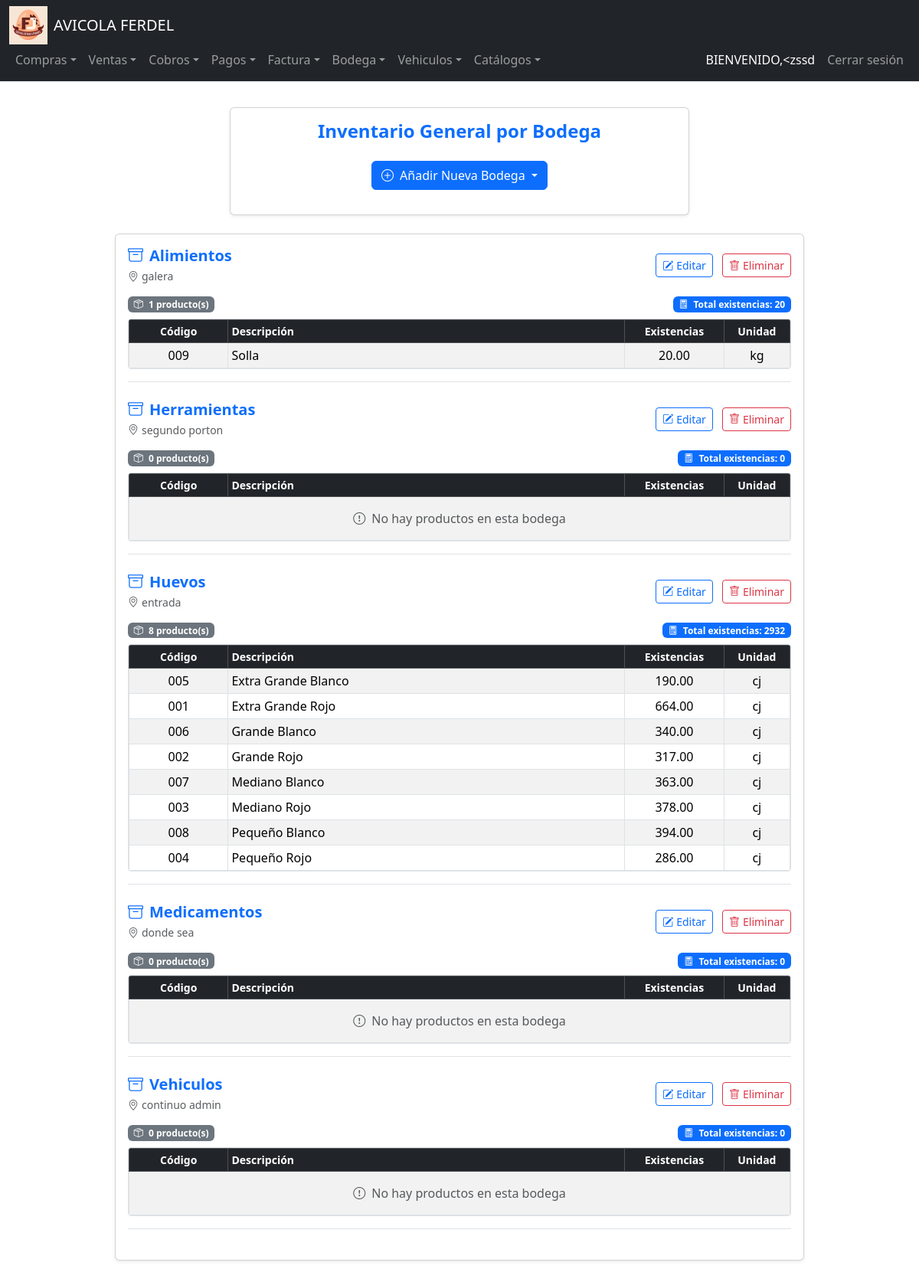
Screenshot of /bodega (signed in) with the database file from the repository.
### tables this page shows
CREATE TABLE Usuarios (
    ID_Usuario INTEGER PRIMARY KEY AUTOINCREMENT,
    NombreUsuario TEXT UNIQUE NOT NULL,
    ContrasenaHash TEXT NOT NULL,
    Rol_ID INTEGER,
    Estado INTEGER,
    Fecha_Creacion DATE,
    FOREIGN KEY (Rol_ID) REFERENCES Roles(ID_Rol)
);

CREATE TABLE Bodegas (
    ID_Bodega INTEGER PRIMARY KEY AUTOINCREMENT,
    Nombre TEXT NOT NULL,
    Ubicacion TEXT
);

CREATE TABLE Productos (
    ID_Producto INTEGER PRIMARY KEY AUTOINCREMENT,
    COD_Producto TEXT,
    Descripcion TEXT NOT NULL,
    Unidad_Medida INTEGER,
    Existencias NUMERIC DEFAULT 0,
    Estado INTEGER DEFAULT 1,
    Familia INTEGER,
    Costo_Promedio NUMERIC,
    IVA INTEGER DEFAULT 0,
    Tipo INTEGER,
    Precio_Venta NUMERIC,
    ID_Empresa INTEGER,
    Fecha_Creacion DATE DEFAULT CURRENT_DATE,
    Usuario_Creador INTEGER, Stock_Minimo NUMERIC DEFAULT 5,
    FOREIGN KEY (Unidad_Medida) REFERENCES Unidades_Medida(ID_Unidad),
    FOREIGN KEY (Familia) REFERENCES Familia(ID_Familia),
    FOREIGN KEY (Tipo) REFERENCES Tipo_Producto(ID_TipoProducto),
    FOREIGN KEY (ID_Empresa) REFERENCES Empresa(ID_Empresa)
);

CREATE TABLE Unidades_Medida (
    ID_Unidad INTEGER PRIMARY KEY AUTOINCREMENT,
    Descripcion TEXT NOT NULL,
    Abreviatura TEXT
);

### app.py (the view, shortened to what this page needs)
@app.route("/bodega", methods=["GET", "POST"])
@login_required
def ver_bodega():
    bodegas = db.execute("SELECT ID_Bodega, Nombre, Ubicacion FROM Bodegas ORDER BY Nombre")
    inventario_por_bodega = {}
    for bodega in bodegas:
        inventario = db.execute("""
            SELECT P.COD_Producto, P.Descripcion,
                   COALESCE(I.Existencias, 0) as Existencias,
                   U.Abreviatura
            FROM Inventario_Bodega I
            JOIN Productos P ON P.ID_Producto = I.ID_Producto
            LEFT JOIN Unidades_Medida U ON U.ID_Unidad = P.Unidad_Medida
            WHERE I.ID_Bodega = ?
            ORDER BY P.Descripcion
        """, bodega["ID_Bodega"])
        inventario_por_bodega[str(bodega["ID_Bodega"])] = inventario
    return render_template("bodega.html",
                         bodegas=bodegas,
                         inventario_por_bodega=inventario_por_bodega)

### app.py (called while the page is built)
@login_manager.user_loader
def load_user(user_id):
    user_data = db.execute("SELECT * FROM Usuarios WHERE ID_Usuario = ?", user_id)
    if len(user_data) == 1:
        return User(user_data[0]["ID_Usuario"], user_data[0]["NombreUsuario"])
    return None

@app.after_request
def after_request(response):
    response.headers["Cache-Control"] = "no-cache, no-store, must-revalidate"
    response.headers["Expires"] = 0
    response.headers["Pragma"] = "no-cache"
    return response

### Templates/bodega.html (shortened to what this page needs)
{% extends "layout.html" %}
{% block main %}
<div class="container my-5">
    <div class="card shadow-sm mb-4 mx-auto" style="max-width: 600px;">
        <div class="card-body">
            <h4 class="text-center text-primary fw-bold mb-4">Inventario General por Bodega</h4>
            <div class="dropdown text-center mb-3">
                <button class="btn btn-primary dropdown-toggle" type="button" id="dropdownBodegaButton" data-bs-toggle="dropdown" aria-expanded="false">
                    <i class="bi bi-plus-circle me-2"></i>Añadir Nueva Bodega
                </button>
            </div>
        </div>
    </div>
    <div class="card shadow-sm mx-auto" style="max-width: 900px;">
        <div class="card-body">
            {% if not bodegas %}
                <div class="alert alert-info">
                    <i class="bi bi-info-circle me-2"></i>No hay bodegas registradas.
                </div>
            {% else %}
                {% for bodega in bodegas %}
                    {% set bodega_id = bodega.ID_Bodega|string %}
                    {% set inventario_bodega = inventario_por_bodega.get(bodega_id, []) %}
                    <div class="mb-4 border-bottom pb-3">
                        <div class="d-flex justify-content-between align-items-center mb-3">
                            <div>
                                <h5 class="text-primary fw-bold mb-1">
                                    <i class="bi bi-archive me-2"></i>{{ bodega.Nombre }}
                                </h5>
                                <p class="text-muted small mb-0">
                                    <i class="bi bi-geo-alt me-1"></i>{{ bodega.Ubicacion or 'Sin ubicación registrada' }}
                                </p>
                            </div>
                            <div>
                                <button class="btn btn-sm btn-outline-primary me-2" data-bs-toggle="modal"
                                        data-bs-target="#editModal{{ bodega.ID_Bodega }}">
                                    <i class="bi bi-pencil-square me-1"></i>Editar
                                </button>
                                <button class="btn btn-sm btn-outline-danger" data-bs-toggle="modal"
                                        data-bs-target="#deleteModal{{ bodega.ID_Bodega }}">
                                    <i class="bi bi-trash me-1"></i>Eliminar
                                </button>
                            </div>
                        </div>
                        <div class="d-flex justify-content-between align-items-center mb-2">
                            <span class="badge bg-secondary">
                                <i class="bi bi-box-seam me-1"></i>
                                {{ inventario_bodega|length }} producto(s)
                            </span>
                            <span class="badge bg-primary">
                                <i class="bi bi-calculator me-1"></i>
                                Total existencias: {{ inventario_bodega | sum(attribute='Existencias') | default(0, true) | round(2) }}
                            </span>
                        </div>
                        <div class="table-responsive" style="max-height: 320px;">
                            <table class="table table-sm table-striped table-hover table-bordered align-middle text-center mb-0">
                                <thead class="table-dark sticky-top small">
                                    <tr>
                                        <th width="15%">Código</th>
                                        <th class="text-start">Descripción</th>
                                        <th width="15%">Existencias</th>
                                        <th width="10%">Unidad</th>
                                    </tr>
                                </thead>
                                <tbody>
                                    {% if inventario_bodega %}
                                        {% for prod in inventario_bodega %}
                                            <tr class="{% if prod.Existencias < 10 %}table-warning{% endif %}">
                                                <td>{{ prod.COD_Producto or 'N/A' }}</td>
                                                <td class="text-start">{{ prod.Descripcion or 'Sin descripción' }}</td>
                                                <td>{{ "%.2f"|format(prod.Existencias|default(0)) }}</td>
                                                <td>{{ prod.Abreviatura or '--' }}</td>
                                            </tr>
                                        {% endfor %}
                                    {% else %}
                                        <tr>
                                            <td colspan="4" class="text-muted py-3">
                                                <i class="bi bi-exclamation-circle me-2"></i>No hay productos en esta bodega
                                            </td>
                                        </tr>
                                    {% endif %}
                                </tbody>
                            </table>
                        </div>
                    </div>
                {% endfor %}
            {% endif %}
        </div>
    </div>
</div>
{% endblock %}

### Templates/layout.html (shortened to what this page needs)
<!DOCTYPE html>
<html lang="es">
<head>
    <link href="https://cdn.jsdelivr.net/npm/bootstrap@5.3.3/dist/css/bootstrap.min.css" rel="stylesheet"
>
    <link rel="stylesheet" href="https://cdn.jsdelivr.net/npm/bootstrap-icons@1.11.1/font/bootstrap-icons.css">
    <link rel="stylesheet" href="{{ url_for('static', filename='styles.css') }}">
</head>
<body>
    <nav class="navbar navbar-expand-lg navbar-dark bg-dark border-bottom fixed-top">
        <div class="container-fluid">
            <div class="navbar-container">
                <div class="navbar-brand-container">
                    <img src="{{ url_for('static', filename='logoFerdel_web.png') }}"
                         alt="Logo de Ferdel"
                         width="50"
                         height="50"
                         class="img-fluid d-none d-sm-block">
                    <a class="navbar-brand" href="/">AVICOLA FERDEL</a>
                </div>
                <div class="collapse navbar-collapse navbar-menu" id="navbarNav">
                    {% if current_user.is_authenticated %}
                    <ul class="navbar-nav me-auto">
                        <li class="nav-item dropdown">
                            <a class="nav-link dropdown-toggle" href="#" id="comprasDropdown" role="button"
                               data-bs-toggle="dropdown" aria-expanded="false">
                                <span>Compras</span>
                            </a>
                        </li>
                        <li class="nav-item dropdown">
                            <a class="nav-link dropdown-toggle" href="#" id="ventasDropdown" role="button"
                               data-bs-toggle="dropdown" aria-expanded="false">
                                <span>Ventas</span>
                            </a>
                        </li>
                        <li class="nav-item dropdown">
                            <a class="nav-link dropdown-toggle" href="#" id="cobrosDropdown" role="button"
                               data-bs-toggle="dropdown" aria-expanded="false">
                                <span>Cobros</span>
                            </a>
                        </li>
                        <li class="nav-item dropdown">
                            <a class="nav-link dropdown-toggle" href="#" id="pagosDropdown" role="button"
                               data-bs-toggle="dropdown" aria-expanded="false">
                                <span>Pagos</span>
                            </a>
                        </li>
                        <li class="nav-item dropdown">
                            <a class="nav-link dropdown-toggle" href="#" id="facturaDropdown" role="button"
                               data-bs-toggle="dropdown" aria-expanded="false">
                                <span>Factura</span>
                            </a>
                        </li>
                        <li class="nav-item dropdown">
                            <a class="nav-link dropdown-toggle" href="#" id="bodegaDropdown" role="button"
                               data-bs-toggle="dropdown" aria-expanded="false">
                                <span>Bodega</span>
                            </a>
                        </li>
                        <li class="nav-item dropdown">
                            <a class="nav-link dropdown-toggle" href="#" id="vehiculosDropdown" role="button"
                               data-bs-toggle="dropdown" aria-expanded="false">
                                <span>Vehiculos</span>
                            </a>
                        </li>
                        <li class="nav-item dropdown">
                            <a class="nav-link dropdown-toggle" href="#" id="CatalogosDropdown" role="button"
                               data-bs-toggle="dropdown" aria-expanded="false">
                                <span>Catálogos</span>
                            </a>
                        </li>
                    </ul>
                    <ul class="navbar-nav">
                        <li class="nav-item">
                            <span class="nav-link text-white">
                                <span class="d-none d-md-inline">BIENVENIDO, </span>
                                {{ current_user.username }}
                            </span>
                        </li>
                        <li class="nav-item">
                            <a class="nav-link" href="/logout">
                                <span class="d-none d-sm-inline">Cerrar sesión</span>
                            </a>
                        </li>
                    </ul>
                    {% endif %}
                </div>
            </div>
        </div>
    </nav>
    <main class="container-fluid py-3">
        <div class="row justify-content-center">
            <div class="col-12 col-xxl-10">
                {% block main %}
                {% endblock %}
            </div>
        </div>
    </main>
</body>
</html>

### static/styles.css (style rules this page uses)
:root { --navbar-height-lg: 80px; --navbar-height-sm: 100px; --mobile-breakpoint: 576px; --tablet-breakpoint: 768px; --desktop-breakpoint: 992px; --navbar-bg: #212529; --dropdown-bg: rgba(52, 58, 64, 0.95); }
body { min-height: 100vh; display: flex; flex-direction: column; font-size: 1rem; }
main { padding-top: var(--navbar-height-lg); flex: 1; }
.navbar { height: auto; min-height: var(--navbar-height-lg); }
.navbar-container { display: flex; flex-wrap: wrap; align-items: center; justify-content: space-between; width: 100%; }
.navbar-brand-container { display: flex; align-items: center; flex-shrink: 0; }
.navbar-brand { white-space: nowrap; overflow: hidden; text-overflow: ellipsis; max-width: 200px; margin-left: 0.5rem; }
.navbar-menu { flex-grow: 1; display: flex; justify-content: space-between; }
.dropdown-item, .nav-link { padding: 0.5rem 1rem; display: flex; align-items: center; }
.navbar-collapse { transition: all 0.3s ease; }
.dropdown-toggle::after { display: inline-block; margin-left: 0.255em; vertical-align: 0.255em; content: ""; border-top: 0.3em solid; border-right: 0.3em solid transparent; border-bottom: 0; border-left: 0.3em solid transparent; }

### Templates/layout.html (style rules this page uses)
:root { --navbar-height: 56px; }
body { padding-top: calc(var(--navbar-height) + 20px); min-height: 100vh; display: flex; flex-direction: column; }
.fixed-top { position: fixed; top: 0; right: 0; left: 0; z-index: 1030; }
main { flex: 1; padding-top: 1rem; }

### Templates/bodega.html (style rules this page uses)
.table th { white-space: nowrap; }
.table-responsive { border-radius: 0.25rem; border: 1px solid #dee2e6; }

### rows the page displays
Usuarios: username "<zssd"
Bodegas: Nombre "Alimientos", Ubicacion "galera", inventario_bodega "1", inventario_bodega "20"
Productos: COD_Producto "009", Descripcion "Solla", Existencias "20.00", Abreviatura "kg"
Bodegas: Nombre "Herramientas", Ubicacion "segundo porton", inventario_bodega "0", shows "No hay productos en esta bodega"
Bodegas: Nombre "Huevos", Ubicacion "entrada", inventario_bodega "8", inventario_bodega "2932"
Productos: COD_Producto "005", Descripcion "Extra Grande Blanco", Existencias "190.00", Abreviatura "cj"
Productos: COD_Producto "001", Descripcion "Extra Grande Rojo", Existencias "664.00", Abreviatura "cj"
Productos: COD_Producto "006", Descripcion "Grande Blanco", Existencias "340.00", Abreviatura "cj"
Productos: COD_Producto "002", Descripcion "Grande Rojo", Existencias "317.00", Abreviatura "cj"
Productos: COD_Producto "007", Descripcion "Mediano Blanco", Existencias "363.00", Abreviatura "cj"
Productos: COD_Producto "003", Descripcion "Mediano Rojo", Existencias "378.00", Abreviatura "cj"
Productos: COD_Producto "008", Descripcion "Pequeño Blanco", Existencias "394.00", Abreviatura "cj"
Productos: COD_Producto "004", Descripcion "Pequeño Rojo", Existencias "286.00", Abreviatura "cj"
Bodegas: Nombre "Medicamentos", Ubicacion "donde sea", inventario_bodega "0", shows "No hay productos en esta bodega"
Bodegas: Nombre "Vehiculos", Ubicacion "continuo admin", inventario_bodega "0", shows "No hay productos en esta bodega"
